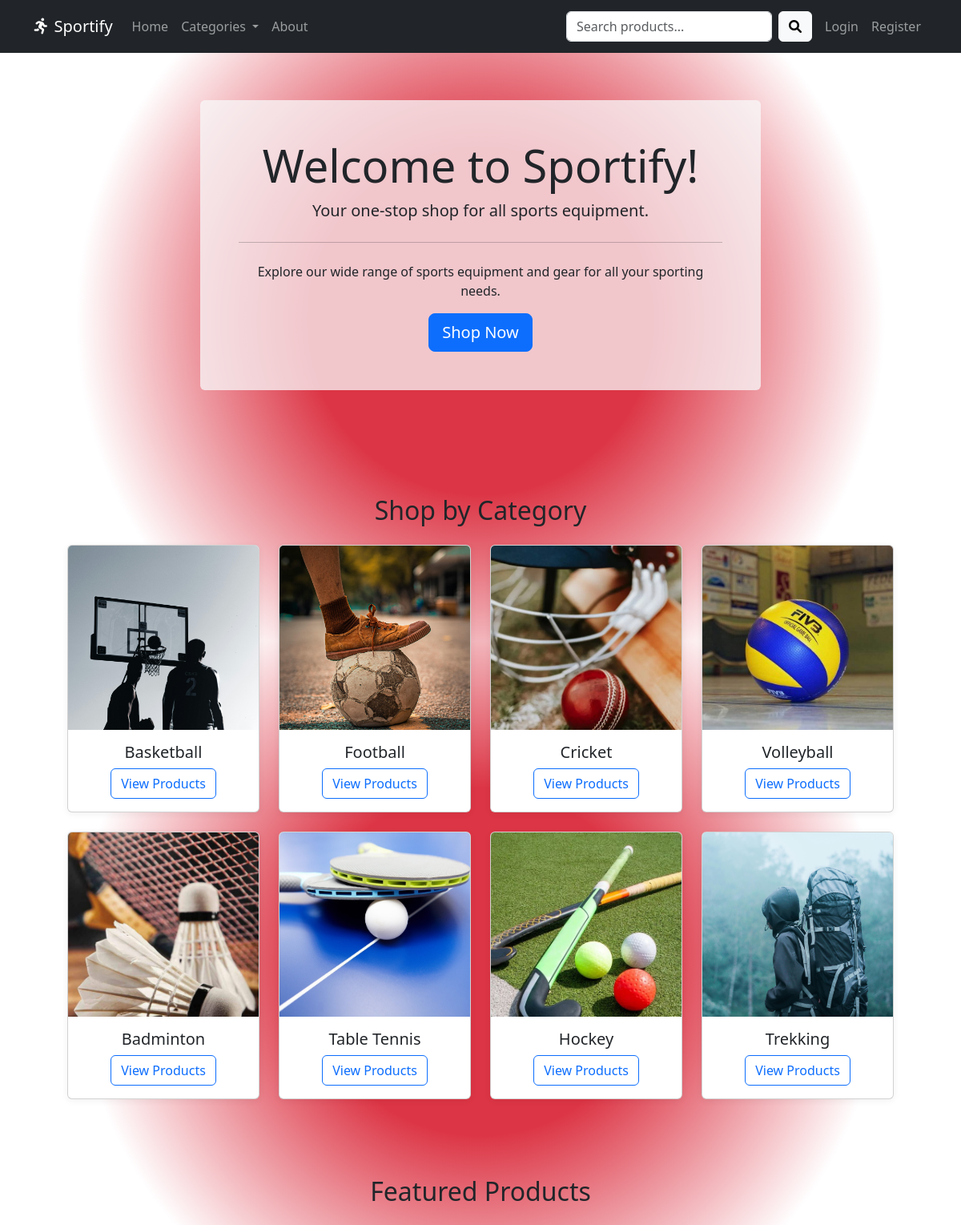
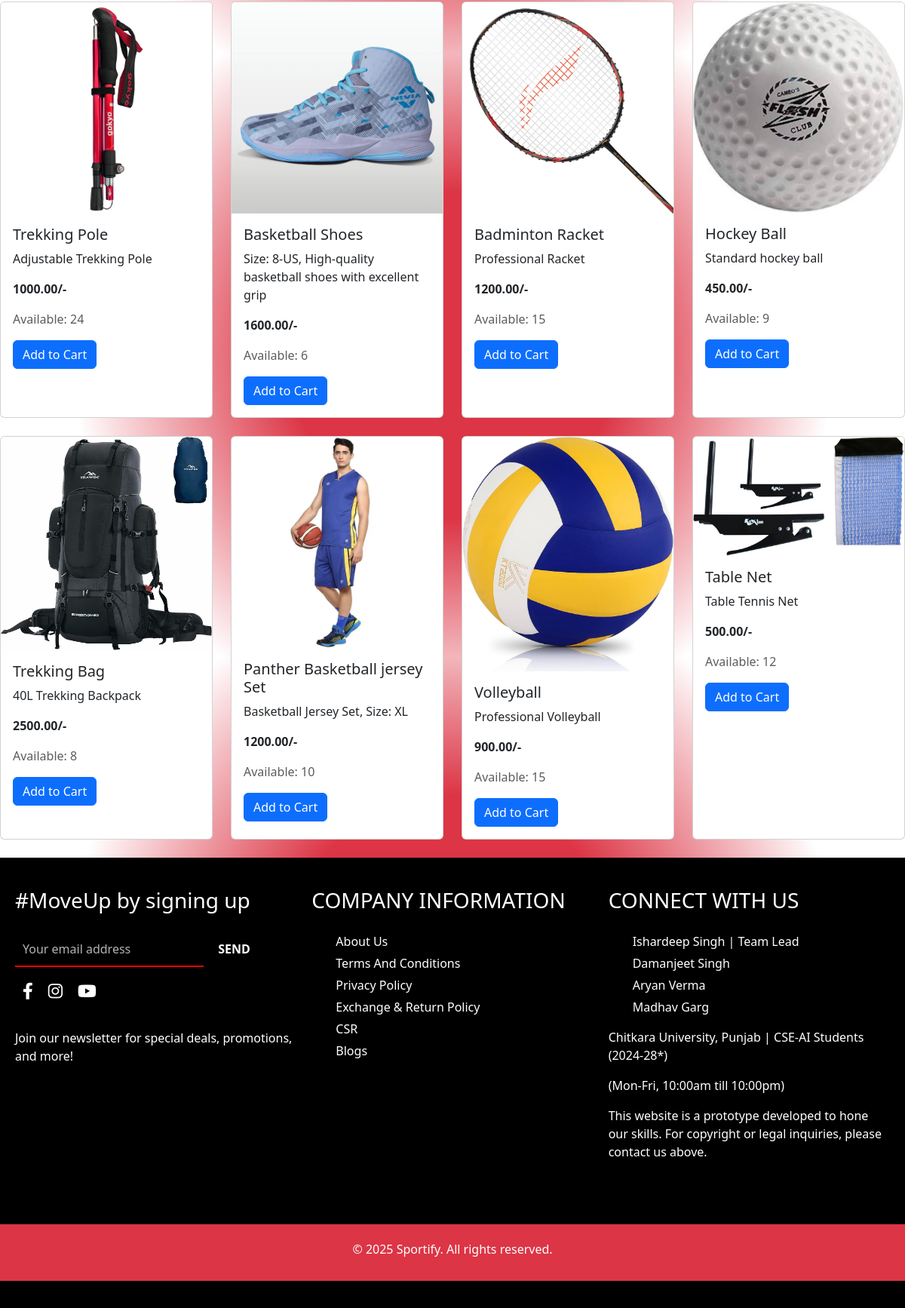
The page / on the database its author committed (2 pictures, top to bottom).
### cart_app/models.py (models this page shows, shortened)
class Category(models.Model):
    name = models.CharField(max_length=100)
    slug = models.SlugField(unique=True)
    image = models.ImageField(upload_to='categories/', blank=True, null=True)
    class Meta:
        verbose_name_plural = 'Categories'

class Product(models.Model):
    category = models.ForeignKey(Category, on_delete=models.CASCADE, related_name='products')
    title = models.CharField(max_length=200)
    description = models.TextField()
    price = models.DecimalField(max_digits=10, decimal_places=2)
    stock = models.IntegerField(default=0, validators=[MinValueValidator(0)])
    image = models.ImageField(upload_to='products/')
    created_at = models.DateTimeField(auto_now_add=True)
    updated_at = models.DateTimeField(auto_now=True)
    def get_formatted_price(self):
        return f"{self.price}/-"

### cart_app/views.py (the view)
# urls.py: path('', views.index, name='index'),
def index(request):
    categories = Category.objects.all()
    featured_products = Product.objects.all().order_by('?')[:8]
    return render(request, 'cart_app/index.html', {
        'categories': categories,
        'featured_products': featured_products
    })

### cart_app/context_processors.py (called while the page is built)
def cart_count(request):
    count = 0
    if request.user.is_authenticated and request.session.get('user_token'):
        count = CartItem.objects.filter(user=request.user).count()
    return {'cart_count': count}

def categories_processor(request):
    categories = Category.objects.all()
    return {'categories': categories}

def featured_products(request):
    featured = list(Product.objects.all().order_by('?')[:8])
    return {'featured_products': featured}

### user_app/context_processors.py (called while the page is built, shortened)
def user_address(request):
    context = {}
    return context

def user_context(request):
    context = {}
    categories = Category.objects.all()
    context['categories'] = categories
    return context

### templates/cart_app/index.html (shortened to what this page needs)
{% extends 'base.html' %}
{% load static %}
{% block content %}
<link rel="stylesheet" href="{% static 'css/style.css' %}">
<div class="video-jumbotron position-relative d-flex align-items-center justify-content-center rounded" style="height: 60vh; overflow: hidden;">
    <video autoplay muted loop playsinline class="position-absolute top-0 start-0 w-100 h-100" style="object-fit: cover; z-index: -1;">
        <source src="{% static 'videos/vid.mp4' %}" type="video/mp4">
    </video>
    <div class="bg-light bg-opacity-75 p-5 rounded text-center" style="max-width: 700px; z-index: 1;">
        <h1 class="display-4"><strong>Welcome to Sportify!</strong></h1>
        <p class="lead">Your one-stop shop for all sports equipment.</p>
        <hr class="my-4">
        <p>Explore our wide range of sports equipment and gear for all your sporting needs.</p>
        <a class="btn btn-primary btn-lg" href="#categories" role="button">Shop Now</a>
    </div>
</div>
<div id="categories" class="row  m-5 p-4">
    <h2 class="text-center mb-4">Shop by Category</h2>
    {% for category in categories %}
    <div class="col-md-3 mb-4">
        <div class="card h-100 ">
            {% if category.image %}
                <div class="card-img-top" style="height: 230px; background-image: url('{{ category.image.url }}'); background-size: cover; background-position: center;"></div>
            {% else %}
                <div class="card-img-top bg-secondary text-white d-flex align-items-center justify-content-center" style="height: 150px;">
                    <span>{{ category.name }}</span>
                </div>
            {% endif %}
            <div class="card-body text-center">
                <h5 class="card-title">{{ category.name }}</h5>
                <a href="{% url 'product_list' category.slug %}" class="btn btn-outline-primary">View Products</a>
            </div>
        </div>
    </div>
    {% endfor %}
</div>
<div class="row mt-5">
    <h2 class="text-center mb-4">Featured Products</h2>
    {% for product in featured_products %}
    <div class="col-md-3 mb-4">
        <div class="card h-100 ">
            <img src="{{ product.image.url }}" class="card-img-top" alt="{{ product.title }}">
            <div class="card-body">
                <h5 class="card-title">{{ product.title }}</h5>
                <p class="card-text">{{ product.description }}</p>
                <p class="card-text"><strong>{{ product.get_formatted_price }}</strong></p>
                <p class="card-text text-muted">Available: {{ product.stock }}</p>
                {% if product.stock > 0 %}
                    {% if user.is_authenticated %}
                        <form method="post" action="{% url 'add_to_cart' product.id %}">
                            {% csrf_token %}
                            <button type="submit" class="btn btn-primary">Add to Cart</button>
                        </form>
                    {% else %}
                        <a href="#" data-bs-toggle="modal" data-bs-target="#loginModal" class="btn btn-primary">Add to Cart</a>
                    {% endif %}
                {% else %}
                    <button class="btn btn-secondary" disabled>Out of Stock</button>
                {% endif %}
            </div>
        </div>
    </div>
    {% empty %}
    <div class="col-12 text-center">
        <p>No featured products available.</p>
    </div>
    {% endfor %}
</div>
{% endblock %}

### templates/base.html (shortened to what this page needs)
<!DOCTYPE html>
<html lang="en">
<head>
    <link href="https://cdn.jsdelivr.net/npm/bootstrap@5.3.0/dist/css/bootstrap.min.css" rel="stylesheet">
    <link rel="stylesheet" href="https://cdnjs.cloudflare.com/ajax/libs/font-awesome/6.0.0/css/all.min.css" />
    {% load static %}
    <link rel="stylesheet" href="{% static 'css/style.css' %}">
</head>
<body>
    <nav class="navbar navbar-expand-lg navbar-dark bg-dark sticky-top">
        <div class="container">
            <a class="navbar-brand" href="{% url 'index' %}">
                <i class="fa-solid fa-running me-2"></i>Sportify
            </a>
            <div class="collapse navbar-collapse" id="navbarNav">
                <ul class="navbar-nav me-auto">
                    <li class="nav-item">
                        <a class="nav-link" href="{% url 'index' %}">Home</a>
                    </li>
                    <li class="nav-item dropdown">
                        <a class="nav-link dropdown-toggle" href="#" id="categoriesDropdown" role="button"
                            data-bs-toggle="dropdown" aria-expanded="false">
                            Categories
                        </a>
                    </li>
                    <li class="nav-item">
                        <a class="nav-link" href="{% url 'about' %}">About</a>
                    </li>
                </ul>
                <form class="d-flex me-2" action="{% url 'search' %}" method="GET">
                    <input class="form-control me-2" type="search" name="query" placeholder="Search products...">
                    <button class="btn btn-light" type="submit"><i class="fa-solid fa-search"></i></button>
                </form>
                <ul class="navbar-nav">
                    {% if user.is_authenticated %}
                    <li class="nav-item">
                        <a class="nav-link position-relative" href="{% url 'cart' %}">
                            <i class="fa-solid fa-shopping-cart"></i>
                            <span class="position-absolute top-0 start-100 translate-middle badge rounded-pill bg-danger cart-count-badge" {% if not cart_count %}style="display: none"{% endif %}>
                                {{ cart_count|default:"0" }}
                            </span>
                        </a>
                    </li>
                    <li class="nav-item dropdown">
                        <a class="nav-link" href="#" id="addressDropdown" role="button" data-bs-toggle="dropdown"
                            aria-expanded="false">
                            <i class="fas fa-map-marker-alt"></i>
                        </a>
                        <ul class="dropdown-menu dropdown-menu-end" aria-labelledby="addressDropdown">
                            <li><h6 class="dropdown-header">My Addresses</h6></li>
                            {% if user_addresses %}
                            {% for address in user_addresses %}
                            <li>
                                <a class="dropdown-item" href="{% url 'edit_address' address.id %}">
                                    <small class="text-muted">{{ address.name|default:"Address" }}</small>
                                    <div>{{ address.house_street }}, {{ address.state }}</div>
                                </a>
                            </li>
                            {% endfor %}
                            <li><hr class="dropdown-divider"></li>
                            {% endif %}
                            <li>
                                <a class="dropdown-item" href="{% url 'add_address' %}">
                                    <i class="fas fa-plus-circle me-2"></i>Add New Address
                                </a>
                            </li>
                            <li>
                                <a class="dropdown-item" href="{% url 'address_list' %}">
                                    <i class="fas fa-list me-2"></i>Manage All Addresses
                                </a>
                            </li>
                        </ul>
                    </li>
                    <li class="nav-item dropdown">
                        <a class="nav-link" href="#" id="userDropdown" role="button" data-bs-toggle="dropdown"
                            aria-expanded="false">
                            <i class="fas fa-user-circle"></i>
                        </a>
                        <ul class="dropdown-menu dropdown-menu-end" aria-labelledby="userDropdown">
                            <li>
                                <div class="dropdown-item">
                                    <div class="fw-bold">{{ user.first_name }}</div>
                                    <small class="text-muted">{{ user.email }}</small>
                                </div>
                            </li>
                            <li><hr class="dropdown-divider"></li>
                            <li><a class="dropdown-item" href="{% url 'profile' %}"><i class="fas fa-user me-2"></i>My Profile</a></li>
                            <li><a class="dropdown-item" href="{% url 'edit_profile' %}"><i class="fas fa-user-edit me-2"></i>Edit Profile</a></li>
                            <li><a class="dropdown-item" href="{% url 'order_history' %}"><i class="fas fa-shopping-bag me-2"></i>My Orders</a></li>
                            <li><hr class="dropdown-divider"></li>
                            <li><a class="dropdown-item" href="{% url 'logout' %}"><i class="fas fa-sign-out-alt me-2"></i>Logout</a></li>
                        </ul>
                    </li>
                    {% else %}
                    <li class="nav-item">
                        <a class="nav-link" href="#" data-bs-toggle="modal" data-bs-target="#loginModal">Login</a>
                    </li>
                    <li class="nav-item">
                        <a class="nav-link" href="#" data-bs-toggle="modal" data-bs-target="#registerModal">Register</a>
                    </li>
                    {% endif %}
                </ul>
            </div>
        </div>
    </nav>
    {% block content %}{% endblock %}
    <footer>
        <div class="footer-container">
            <div class="newsletter">
                <h3>#MoveUp by signing up</h3>
                <form action="{% url 'subscribe' %}">
                    <input type="email" placeholder="Your email address" id="box" required>
                    <button type="submit">SEND</button>
                </form>
                <div class="social-icons">
                    <a href="#" class="social-link"><i class="fab fa-facebook-f"></i></a>
                    <a href="#" class="social-link"><i class="fab fa-instagram"></i></a>
                    <a href="#" class="social-link"><i class="fab fa-youtube"></i></a>
                </div><br>
                <p>Join our newsletter for special deals, promotions, and more!</p>
            </div>
            <div class="company-info">
                <h3>COMPANY INFORMATION</h3>
                <ul>
                    <li><a href="{% url 'about' %}">About Us</a></li>
                    <li><a href="{% url 'tc' %}">Terms And Conditions</a></li>
                    <li><a href="{% url 'privacy_policy' %}">Privacy Policy</a></li>
                    <li><a href="{% url 'exchange_policy' %}">Exchange & Return Policy</a></li>
                    <li><a href="{% url 'csr' %}">CSR</a></li>
                    <li><a href="{% url 'blogs' %}">Blogs</a></li>
                </ul>
            </div>
            <div class="connect" id="contact">
                <h3>CONNECT WITH US</h3>
                <ul>
                    <li><a href="mailto:ishardeep3195.beai24@chitkara.edu.in">Ishardeep Singh</a> | Team Lead</li>
                    <li><a href="mailto:damanjeet3183.beai24@chitkara.edu.in">Damanjeet Singh</a></li>
                    <li><a href="mailto:aryan3181.beai24@chitkara.edu.in">Aryan Verma</a></li>
                    <li><a href="mailto:madhav3219.beai24@chitkara.edu.in">Madhav Garg</a></li>
                </ul>
                <p>Chitkara University, Punjab | CSE-AI Students (2024-28*)</p>
                <p>(Mon-Fri, 10:00am till 10:00pm)</p>
                <p>This website is a prototype developed to hone our skills. For copyright or legal inquiries, please
                    contact us above.</p>
            </div>
        </div>
        <div class="text-center bg-danger text-white py-4 mt-5 mb-3">
            <h6>&copy; {% now "Y" %} Sportify. All rights reserved.</h6>
        </div>
</body>
</html>

### static/css/style.css (style rules this page uses)
video { object-fit: cover; height: 100%; width: 100%; }
.form-control { color: #212529; }
.form-select, .form-control { height: 38px; }

### templates/base.html (style rules this page uses)
footer { background-color: black; color: white; padding: 20px 0; }
.footer-container { display: flex; justify-content: space-around; flex-wrap: wrap; padding: 10px; }
.footer-container div { flex: 1; min-width: 200px; margin: 10px; }
.footer-container h3 { margin-bottom: 25px; }
ul { list-style: none; padding: 0; }
ul li { margin: 5px 0; }
ul li a { color: white; text-decoration: none; }
#box { background-color: transparent; border: none; border-bottom: 2px solid red; padding: 10px; width: 250px; font-size: 16px; color: white; outline: none; margin-bottom: 5px; }
#box::placeholder { color: rgba(255, 255, 255, 0.7); }
.newsletter button { padding: 10px 15px; background: none; color: white; border: none; font-size: 16px; cursor: pointer; font-weight: bold; transition: color 0.3s ease; }
.social-icons { margin-top: 35px; display: flex; justify-content: start; gap: 20px; }
.social-icons a { color: white; font-size: 22px; transition: color 0.3s ease; }

### templates/cart_app/index.html (style rules this page uses)
body { margin: 0; height: 100vh; background: radial-gradient(circle, #dc3545 0%, #dc3545 30%, #ffffff 70%, #ffffff 100%); }
#categories .card { transition: transform 0.3s cubic-bezier(0.4,0,0.2,1), box-shadow 0.3s cubic-bezier(0.4,0,0.2,1), background-color 0.3s; box-shadow: 0 2px 8px rgba(0,0,0,0.06); background-color: #fff; }

### rows shown on the page
Category: image (picture), name "Basketball"
Category: image (picture), name "Football"
Category: image (picture), name "Cricket"
Category: image (picture), name "Volleyball"
Category: image (picture), name "Badminton"
Category: image (picture), name "Table Tennis"
Category: image (picture), name "Hockey"
Category: image (picture), name "Trekking"
Product: image (picture), title "Trekking Pole", description "Adjustable Trekking Pole", get_formatted_price "1000.00/-", stock "24", shows "Add to Cart"
Product: image (picture), title "Basketball Shoes", description "Size: 8-US, High-quality basketball shoes with excellent grip", get_formatted_price "1600.00/-", stock "6", shows "Add to Cart"
Product: image (picture), title "Badminton Racket", description "Professional Racket", get_formatted_price "1200.00/-", stock "15", shows "Add to Cart"
Product: image (picture), title "Hockey Ball", description "Standard hockey ball", get_formatted_price "450.00/-", stock "9", shows "Add to Cart"
Product: image (picture), title "Trekking Bag", description "40L Trekking Backpack", get_formatted_price "2500.00/-", stock "8", shows "Add to Cart"
Product: image (picture), title "Panther Basketball jersey Set", description "Basketball Jersey Set, Size: XL", get_formatted_price "1200.00/-", stock "10", shows "Add to Cart"
Product: image (picture), title "Volleyball", description "Professional Volleyball", get_formatted_price "900.00/-", stock "15", shows "Add to Cart"
Product: image (picture), title "Table Net", description "Table Tennis Net", get_formatted_price "500.00/-", stock "12", shows "Add to Cart"
